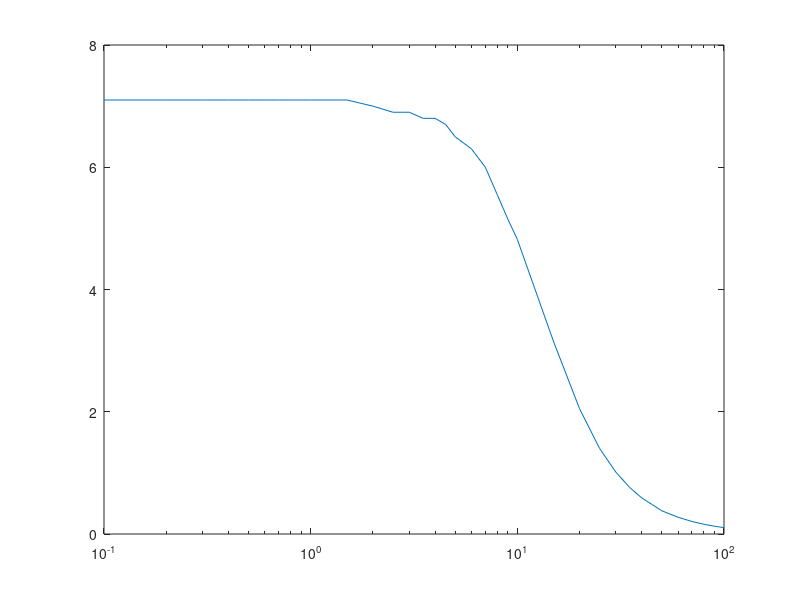

The MATLAB source for this figure: (Note: this script raises an error after producing the figure.)
clc;
clear;

freq = [0.1, 0.2, 0.3, 0.4 , 0.5, 0.6, 0.7, 0.8, 0.9, 1 ,1.5, 2, 2.5 ,3, 3.5, 4, 4.5, 5, 6, 7, 8 , 9, 10, 15, 20, 25, 30, 35, 40, 45, 50, 60, 70, 80, 90, 100];
Vpp = [7.1, 7.1, 7.1, 7.1, 7.1, 7.1, 7.1, 7.1, 7.1, 7.1, 7.1, 7.0,  6.9, 6.9, 6.8, 6.8, 6.7, 6.5, 6.3, 6.0, 5.55, 5.15, 4.82, 3.14, 2.05, 1.40, 1.01, 0.76, 0.59, 0.48, 0.38, 0.273, 0.205, 0.159, 0.127, 0.105];
Amp = zeros(size(Vpp));
Vpeak = max(Vpp);
is_equal = false;

%check for correct length of samples
if isequal(size(freq), size(Vpp))
    disp('equal number of samples in freq and amplitude');
    is_equal = true;
else
    disp('not equal number of samples in freq and amplitude.');
end

if is_equal
    % just nominal voltage
    semilogx(freq, Vpp);
    yline(Vpeak/sqrt(2), "--");
    grid on;
    title("frequency response");
    xlabel("frequency in logrithmic scale");
    ylabel("Vpp");
    figure;
    % this section handles conversion to dB
    for i = 1:length(Vpp)
        Amp(i) = 20*log10(Vpp(i));
    end
    semilogx(freq, Amp);
    yline((20*log10(Vpeak))-3.01,"--");
    title("frequency response");
    xlabel("frequency in logrithmic scale");
    ylabel("dB");
    grid on;
end
%%
%generate latex table elements
%the column vectors freq and Vpp must exist for this section of code to
%make sense
clc;    %just clear the previous prints 
for i=1:length(Vpp)
    fprintf('%d & %3.1f & %1.3f\\\\\n\\hline\n',i, freq(i), Vpp(i));
end